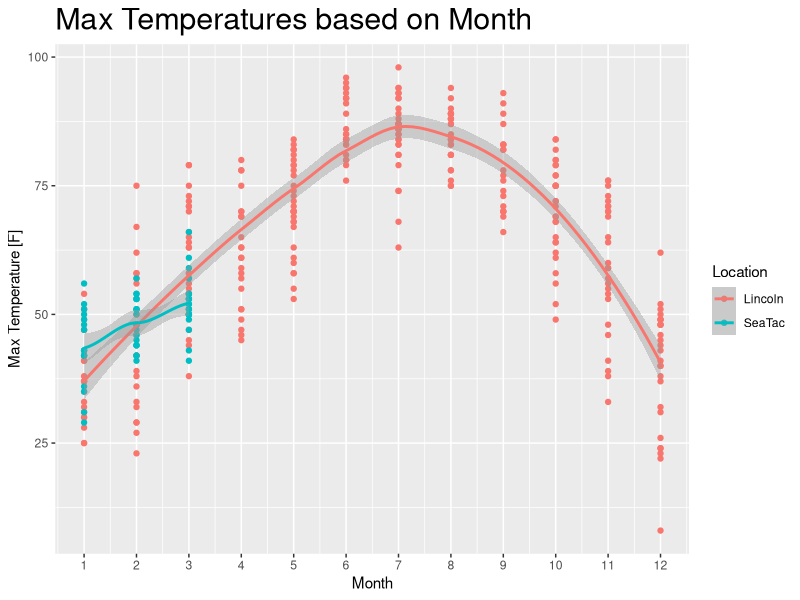
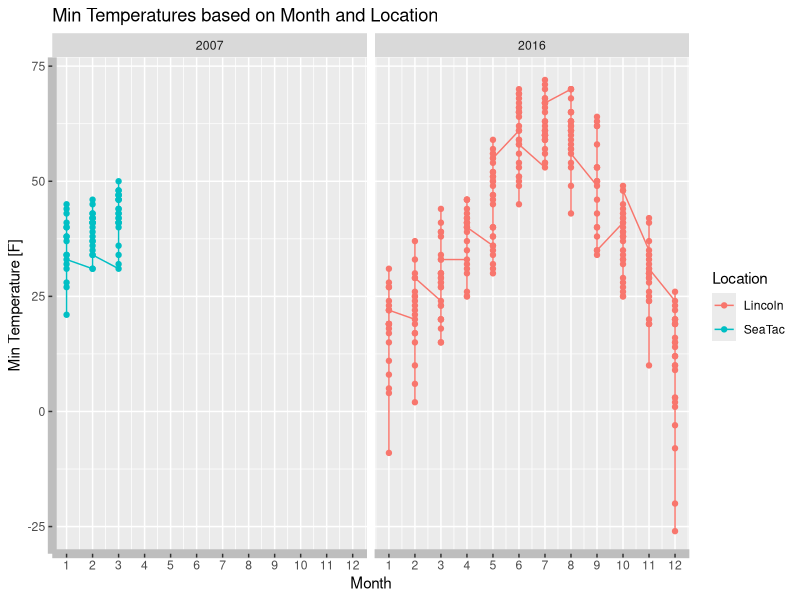
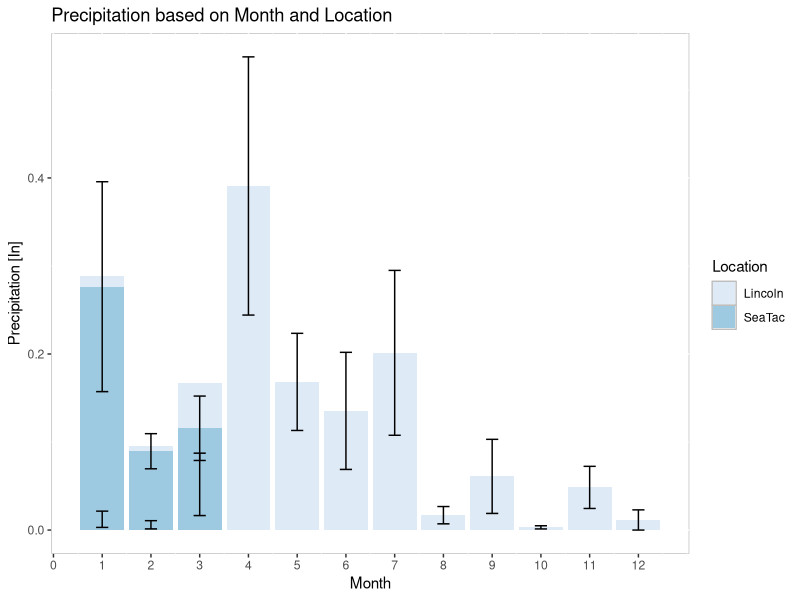

Reproduce these figures in R, in order.
## ---- chunk 1
knitr::opts_chunk$set(echo = TRUE, eval = TRUE, fig.align = "center", warning = F, message = F,
tidy=TRUE, tidy.opts=list(width.cutoff=60), R.options=list(max.print=100))
## ---- chunk 2
library(tidyverse)
library(plyr)
library(dplyr)
packageVersion("dplyr")

library(ggridges)
lincoln_weather

library(latticeExtra)
SeatacWeather

## ---- chunk 3
lincoln_weather <- lincoln_weather %>% separate(CST, c("Year", "Month", 
    "Day"), sep = "-")
lincoln_weather <- lincoln_weather %>% select(Year, Month, `Max Temperature [F]`, `Min Temperature [F]`, `Precipitation [In]`)
lincoln_weather <- lincoln_weather  %>% dplyr::rename(MaxTemp = 'Max Temperature [F]', MinTemp = 'Min Temperature [F]', Precipitation = 'Precipitation [In]')
lincoln_weather <- transform(lincoln_weather, Year = as.integer(Year))
lincoln_weather <- transform(lincoln_weather, Month = as.integer(Month))
lincoln_weather <- transform(lincoln_weather, Precipitation = as.numeric(Precipitation))
lincoln_weather <- lincoln_weather %>% mutate(Place = "Lincoln")

SeatacWeather <- SeatacWeather %>% select(year, month, max.temp, min.temp, precip)
SeatacWeather <- SeatacWeather %>% mutate(month = stringr::str_replace(month, 
    "January", "1"))
SeatacWeather <- SeatacWeather %>% mutate(month = stringr::str_replace(month, 
    "February", "2"))
SeatacWeather <- SeatacWeather %>% mutate(month = stringr::str_replace(month, 
    "March", "3"))
SeatacWeather <- SeatacWeather %>% dplyr::rename(Year = 'year', Month = 'month')
SeatacWeather <- SeatacWeather %>% mutate(place = "Sea-Tac")
SeatacWeather <- transform(SeatacWeather, Month = as.integer(Month))
## ---- chunk 4
Weather <- full_join(lincoln_weather, SeatacWeather, by = c("Year", "Month"))

Weather <- Weather %>% select(Month, Year, MaxTemp, max.temp, MinTemp, min.temp, Precipitation, precip, Place, place)
Weather <- Weather %>% pivot_longer(3:4,names_to="names", values_to="MaxTemp")
Weather <- Weather %>% pivot_longer(3:4,names_to="names2", values_to="MinTemp")
Weather <- Weather %>% pivot_longer(3:4,names_to="names3", values_to="Precip")
Weather <- Weather %>% pivot_longer(3:4,names_to="names4", values_to="Location")
Weather <- Weather %>% select(-names, -names2, -names3, -names4)
Weather <- Weather %>% na.omit()
Weather <- Weather %>% dplyr::rename(Precipitation = 'Precip')
Weather <- Weather %>% select(Location, Month, Year, MaxTemp, MinTemp, Precipitation)

## ---- chunk 5
Weather <- Weather %>% mutate(MedianTemp = ((MaxTemp + MinTemp)/2) )
Weather <- Weather %>% mutate(Location = str_remove_all(Location, "[-]"))

Weather %>% summarise(Avg = mean(MaxTemp), SD= sd(MaxTemp), Min = min(MaxTemp), Max = max(MaxTemp), UniqueTemps = n_distinct(MaxTemp) )
Weather %>% summarise(Avg = mean(MinTemp), SD= sd(MinTemp), Min = min(MinTemp), Max = max(MinTemp), UniqueTemps = n_distinct(MinTemp))
Weather %>% summarise(Avg = mean(Precipitation), SD= sd(Precipitation), Min = min(Precipitation), Max = max(Precipitation), UniqueAmounts = n_distinct(Precipitation))

Weather %>% group_by(Location) %>% summarise(Avg = mean(MedianTemp), SD= sd(MedianTemp), Min = min(MedianTemp), Max = max(MedianTemp), UniqueTemps = n_distinct(MedianTemp) )
Weather %>% group_by(Month) %>% summarise(Avg = mean(MedianTemp), SD= sd(MedianTemp), Min = min(MedianTemp), Max = max(MedianTemp), UniqueTemps = n_distinct(MedianTemp) )

Weather %>% group_by(Location) %>% dplyr::summarize(count = n())
Weather %>% group_by(Month) %>% dplyr::summarize(count = n()) 
Weather %>% group_by(Location, Month) %>% dplyr::summarize(count = n()) 

Weather %>% filter(Month == '1') %>% summarise(Avg = mean(MedianTemp), SD= sd(MedianTemp), Min = min(MedianTemp), Max = max(MedianTemp), UniqueTemps = n_distinct(MedianTemp) )
Weather %>% filter(Month == '6') %>% summarise(Avg = mean(MedianTemp), SD= sd(MedianTemp), Min = min(MedianTemp), Max = max(MedianTemp), UniqueTemps = n_distinct(MedianTemp) )

Weather %>% filter(Location == "Lincoln") %>% select(Precipitation, MinTemp, MaxTemp) %>% arrange(desc(Precipitation))
Weather %>% filter(Location == "SeaTac") %>% select(Precipitation, MinTemp,MaxTemp) %>% arrange(desc(Precipitation))
## ---- chunk 6
#mtcars %>% group_by(cyl) %>% summarize_at(c(1, 2:3,5:6), .funs=list(mean=mean,sd=sd)) %>% pivot_longer(-1) %>% separate(name, into=c("name","stat")) %>% pivot_wider() -> table1
#mtcars
#Weather %>% group_by(Location) %>% summarize_at(c(4:7), .funs=list(mean=mean,sd=sd)) %>% pivot_longer(-1) %>% separate(name, into=c("name","stat")) %>% pivot_wider() -> table1
#table1
## ---- chunk 7
Weather %>% ggplot(mapping = aes(x = Month, y = MaxTemp, color = Location))  + geom_point() +geom_smooth() + ylab("Max Temperature [F]") + scale_x_continuous(breaks = seq(0, 12, 1)) + ggtitle("Max Temperatures based on Month") + theme(plot.title = element_text(size = rel(2)))
## ---- chunk 8
Weather %>% ggplot(mapping = aes(x = Month, y = MinTemp, color = Location))  + geom_point() + geom_line() +facet_wrap(~Year) + ylab("Min Temperature [F]") + scale_x_continuous(breaks = seq(0, 12, 1)) + ggtitle("Min Temperatures based on Month and Location") + theme(axis.line = element_line(size = 3, color = "grey"))
## ---- chunk 9
Weather %>% ggplot(mapping = aes(x = Month, y = Precipitation, fill = Location)) + geom_bar(stat = "summary", fun = mean) + ylab("Precipitation [In]") + scale_x_continuous(breaks = seq(0, 12, 1)) + ggtitle("Precipitation based on Month and Location") + geom_errorbar(stat = "summary", fun.data = mean_se, width = 0.25) + scale_fill_brewer() + theme(panel.background = element_rect(fill = "white", color = "grey"))
